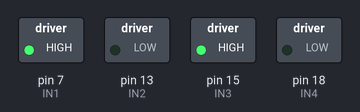
Simulated run of this program. Board: Raspberry Pi (header pin numbers). Shown: switched loads named in the program (green lamp = pin HIGH).

Above: at 0.1 s.
Timing chart, 0 to 1.6 s (numbered marks = the images above):
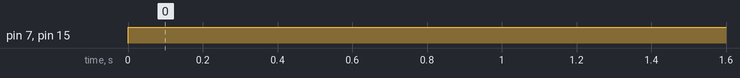

The program:

Ansteuerung_beide_R_der.py
```python
import RPi.GPIO as GPIO
import time

# GPIO Pins für Motorsteuerung
IN1 = 7
IN2 = 13
IN3 = 15
IN4 = 18

# Initialisiere GPIO Pins
GPIO.setmode(GPIO.BOARD)

# Festlegen der GPIO-Pins zu den L293D Input-Pins als Ausgang
GPIO.setup(IN1, GPIO.OUT)
GPIO.setup(IN2, GPIO.OUT)
GPIO.setup(IN3, GPIO.OUT)
GPIO.setup(IN4, GPIO.OUT)

try:
    while True:
        GPIO.output(IN1, GPIO.HIGH)
        GPIO.output(IN2, GPIO.LOW)
        GPIO.output(IN3, GPIO.HIGH)
        GPIO.output(IN4, GPIO.LOW)

except KeyboardInterrupt:
    GPIO.output(IN1, GPIO.LOW)
    GPIO.output(IN2, GPIO.LOW)
    GPIO.output(IN3, GPIO.LOW)
    GPIO.output(IN4, GPIO.LOW)

    GPIO.cleanup()
```

Measured:
- by itself, pin 7 (IN1), pin 15 (IN3): LOW → HIGH at 0.00 s
